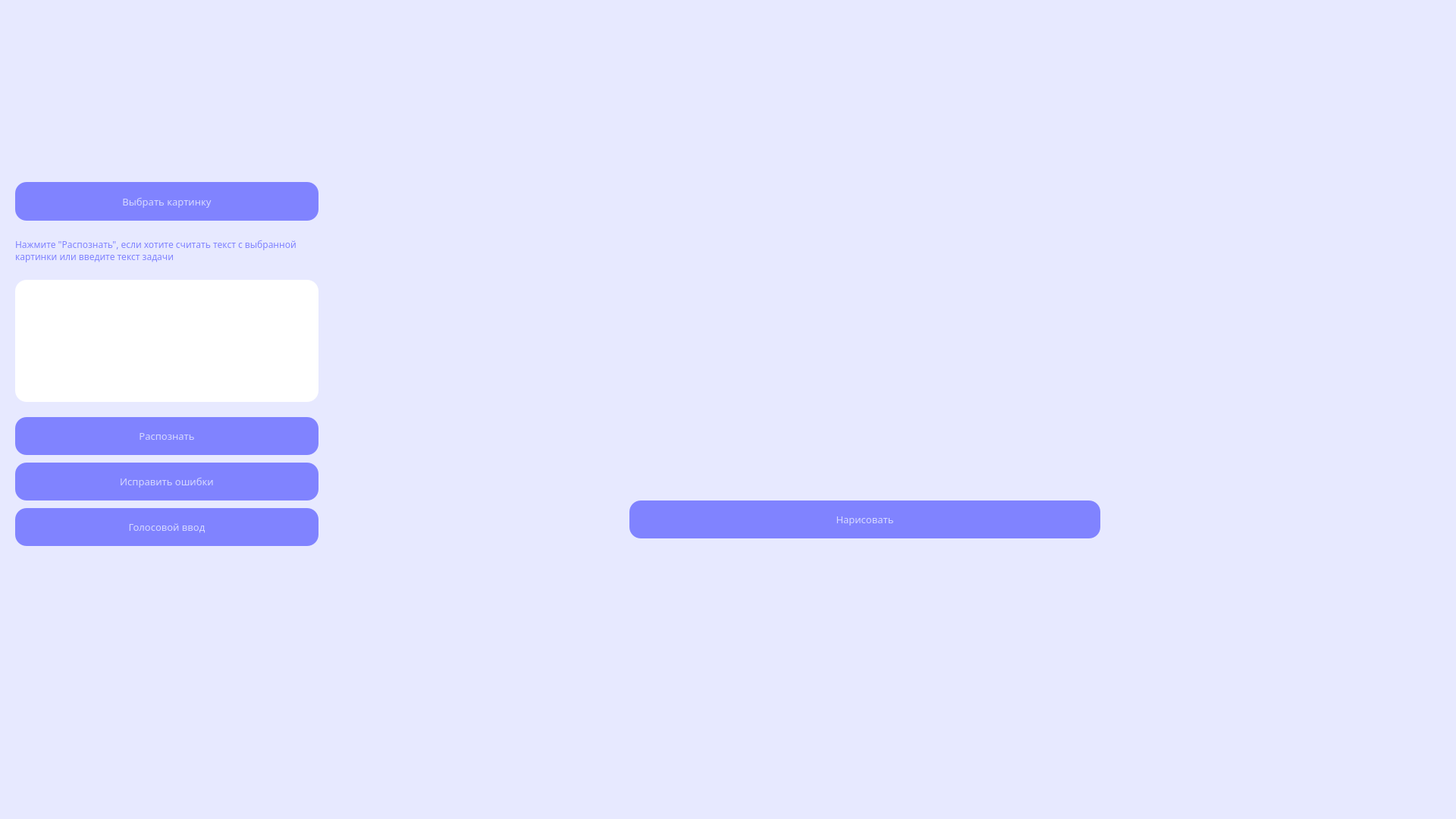
<?xml version="1.0" encoding="UTF-8"?>
<ui version="4.0">
 <class>MainWindow</class>
 <widget class="QMainWindow" name="MainWindow">
  <property name="geometry">
   <rect>
    <x>0</x>
    <y>0</y>
    <width>1920</width>
    <height>1080</height>
   </rect>
  </property>
  <property name="sizePolicy">
   <sizepolicy hsizetype="Maximum" vsizetype="Preferred">
    <horstretch>0</horstretch>
    <verstretch>0</verstretch>
   </sizepolicy>
  </property>
  <property name="palette">
   <palette>
    <active>
     <colorrole role="WindowText">
      <brush brushstyle="SolidPattern">
       <color alpha="255">
        <red>214</red>
        <green>217</green>
        <blue>255</blue>
       </color>
      </brush>
     </colorrole>
     <colorrole role="Button">
      <brush brushstyle="SolidPattern">
       <color alpha="255">
        <red>170</red>
        <green>170</green>
        <blue>255</blue>
       </color>
      </brush>
     </colorrole>
     <colorrole role="Midlight">
      <brush brushstyle="SolidPattern">
       <color alpha="255">
        <red>255</red>
        <green>255</green>
        <blue>0</blue>
       </color>
      </brush>
     </colorrole>
     <colorrole role="Text">
      <brush brushstyle="SolidPattern">
       <color alpha="255">
        <red>214</red>
        <green>217</green>
        <blue>255</blue>
       </color>
      </brush>
     </colorrole>
     <colorrole role="ButtonText">
      <brush brushstyle="SolidPattern">
       <color alpha="255">
        <red>214</red>
        <green>217</green>
        <blue>255</blue>
       </color>
      </brush>
     </colorrole>
     <colorrole role="Base">
      <brush brushstyle="SolidPattern">
       <color alpha="255">
        <red>255</red>
        <green>255</green>
        <blue>255</blue>
       </color>
      </brush>
     </colorrole>
     <colorrole role="Window">
      <brush brushstyle="SolidPattern">
       <color alpha="255">
        <red>221</red>
        <green>224</green>
        <blue>240</blue>
       </color>
      </brush>
     </colorrole>
     <colorrole role="Shadow">
      <brush brushstyle="SolidPattern">
       <color alpha="255">
        <red>34</red>
        <green>0</green>
        <blue>102</blue>
       </color>
      </brush>
     </colorrole>
    </active>
    <inactive>
     <colorrole role="WindowText">
      <brush brushstyle="SolidPattern">
       <color alpha="255">
        <red>214</red>
        <green>217</green>
        <blue>255</blue>
       </color>
      </brush>
     </colorrole>
     <colorrole role="Button">
      <brush brushstyle="SolidPattern">
       <color alpha="255">
        <red>170</red>
        <green>170</green>
        <blue>255</blue>
       </color>
      </brush>
     </colorrole>
     <colorrole role="Midlight">
      <brush brushstyle="SolidPattern">
       <color alpha="255">
        <red>255</red>
        <green>255</green>
        <blue>0</blue>
       </color>
      </brush>
     </colorrole>
     <colorrole role="Text">
      <brush brushstyle="SolidPattern">
       <color alpha="255">
        <red>214</red>
        <green>217</green>
        <blue>255</blue>
       </color>
      </brush>
     </colorrole>
     <colorrole role="ButtonText">
      <brush brushstyle="SolidPattern">
       <color alpha="255">
        <red>214</red>
        <green>217</green>
        <blue>255</blue>
       </color>
      </brush>
     </colorrole>
     <colorrole role="Base">
      <brush brushstyle="SolidPattern">
       <color alpha="255">
        <red>255</red>
        <green>255</green>
        <blue>255</blue>
       </color>
      </brush>
     </colorrole>
     <colorrole role="Window">
      <brush brushstyle="SolidPattern">
       <color alpha="255">
        <red>221</red>
        <green>224</green>
        <blue>240</blue>
       </color>
      </brush>
     </colorrole>
     <colorrole role="Shadow">
      <brush brushstyle="SolidPattern">
       <color alpha="255">
        <red>34</red>
        <green>0</green>
        <blue>102</blue>
       </color>
      </brush>
     </colorrole>
    </inactive>
    <disabled>
     <colorrole role="WindowText">
      <brush brushstyle="SolidPattern">
       <color alpha="255">
        <red>214</red>
        <green>217</green>
        <blue>255</blue>
       </color>
      </brush>
     </colorrole>
     <colorrole role="Button">
      <brush brushstyle="SolidPattern">
       <color alpha="255">
        <red>170</red>
        <green>170</green>
        <blue>255</blue>
       </color>
      </brush>
     </colorrole>
     <colorrole role="Midlight">
      <brush brushstyle="SolidPattern">
       <color alpha="255">
        <red>255</red>
        <green>255</green>
        <blue>0</blue>
       </color>
      </brush>
     </colorrole>
     <colorrole role="Text">
      <brush brushstyle="SolidPattern">
       <color alpha="255">
        <red>214</red>
        <green>217</green>
        <blue>255</blue>
       </color>
      </brush>
     </colorrole>
     <colorrole role="ButtonText">
      <brush brushstyle="SolidPattern">
       <color alpha="255">
        <red>214</red>
        <green>217</green>
        <blue>255</blue>
       </color>
      </brush>
     </colorrole>
     <colorrole role="Base">
      <brush brushstyle="SolidPattern">
       <color alpha="255">
        <red>221</red>
        <green>224</green>
        <blue>240</blue>
       </color>
      </brush>
     </colorrole>
     <colorrole role="Window">
      <brush brushstyle="SolidPattern">
       <color alpha="255">
        <red>221</red>
        <green>224</green>
        <blue>240</blue>
       </color>
      </brush>
     </colorrole>
     <colorrole role="Shadow">
      <brush brushstyle="SolidPattern">
       <color alpha="255">
        <red>0</red>
        <green>0</green>
        <blue>0</blue>
       </color>
      </brush>
     </colorrole>
    </disabled>
   </palette>
  </property>
  <property name="font">
   <font>
    <family>Montserrat</family>
   </font>
  </property>
  <property name="tabletTracking">
   <bool>true</bool>
  </property>
  <property name="contextMenuPolicy">
   <enum>Qt::DefaultContextMenu</enum>
  </property>
  <property name="windowTitle">
   <string>Геометрические фигуры</string>
  </property>
  <property name="styleSheet">
   <string notr="true">color: #D6D9FF;
</string>
  </property>
  <widget class="QWidget" name="centralwidget">
   <property name="styleSheet">
    <string notr="true">background-color: #E7E9FF;</string>
   </property>
   <widget class="QPushButton" name="pushButton">
    <property name="geometry">
     <rect>
      <x>20</x>
      <y>240</y>
      <width>400</width>
      <height>51</height>
     </rect>
    </property>
    <property name="font">
     <font>
      <family>Montserrat</family>
      <pointsize>10</pointsize>
     </font>
    </property>
    <property name="styleSheet">
     <string notr="true">QPushButton {
    background-color: #8083FF;
	border-radius: 15px;
}

QPushButton:hover {
	color: #8083FF;
    background-color:  #E7E9FF; /* Цвет фона при наведении */
	border: 1px solid #8083FF; /* Граница кнопки */
    border-radius: 15px; /* Закругленные углы */
}</string>
    </property>
    <property name="text">
     <string>Выбрать картинку</string>
    </property>
   </widget>
   <widget class="QTextEdit" name="textEdit">
    <property name="geometry">
     <rect>
      <x>20</x>
      <y>369</y>
      <width>400</width>
      <height>161</height>
     </rect>
    </property>
    <property name="styleSheet">
     <string notr="true">color: #8083FF;
background-color: white;
border-radius: 15px;
padding: 10px;
</string>
    </property>
    <property name="html">
     <string>&lt;!DOCTYPE HTML PUBLIC &quot;-//W3C//DTD HTML 4.0//EN&quot; &quot;http://www.w3.org/TR/REC-html40/strict.dtd&quot;&gt;
&lt;html&gt;&lt;head&gt;&lt;meta name=&quot;qrichtext&quot; content=&quot;1&quot; /&gt;&lt;style type=&quot;text/css&quot;&gt;
p, li { white-space: pre-wrap; }
&lt;/style&gt;&lt;/head&gt;&lt;body style=&quot; font-family:'MS Shell Dlg 2'; font-size:7.8pt; font-weight:400; font-style:normal;&quot;&gt;
&lt;p style=&quot;-qt-paragraph-type:empty; margin-top:0px; margin-bottom:0px; margin-left:0px; margin-right:0px; -qt-block-indent:0; text-indent:0px; font-family:'Montserrat';&quot;&gt;&lt;br /&gt;&lt;/p&gt;&lt;/body&gt;&lt;/html&gt;</string>
    </property>
   </widget>
   <widget class="QLabel" name="label">
    <property name="geometry">
     <rect>
      <x>20</x>
      <y>30</y>
      <width>400</width>
      <height>200</height>
     </rect>
    </property>
    <property name="text">
     <string/>
    </property>
   </widget>
   <widget class="QLabel" name="label_2">
    <property name="geometry">
     <rect>
      <x>20</x>
      <y>300</y>
      <width>411</width>
      <height>61</height>
     </rect>
    </property>
    <property name="sizePolicy">
     <sizepolicy hsizetype="Expanding" vsizetype="Preferred">
      <horstretch>0</horstretch>
      <verstretch>0</verstretch>
     </sizepolicy>
    </property>
    <property name="font">
     <font>
      <family>Montserrat</family>
      <pointsize>9</pointsize>
     </font>
    </property>
    <property name="layoutDirection">
     <enum>Qt::LeftToRight</enum>
    </property>
    <property name="autoFillBackground">
     <bool>false</bool>
    </property>
    <property name="styleSheet">
     <string notr="true">color: #8083FF;
background-color: #E7E9FF;</string>
    </property>
    <property name="text">
     <string>Нажмите &quot;Распознать&quot;, если хотите считать текст с выбранной картинки или введите текст задачи</string>
    </property>
    <property name="textFormat">
     <enum>Qt::PlainText</enum>
    </property>
    <property name="wordWrap">
     <bool>true</bool>
    </property>
   </widget>
   <widget class="QPushButton" name="pushButton_draw">
    <property name="geometry">
     <rect>
      <x>830</x>
      <y>660</y>
      <width>621</width>
      <height>50</height>
     </rect>
    </property>
    <property name="font">
     <font>
      <family>Montserrat</family>
      <pointsize>10</pointsize>
     </font>
    </property>
    <property name="styleSheet">
     <string notr="true">QPushButton {
    background-color: #8083FF;
	border-radius: 15px;
}

QPushButton:hover {
	color: #8083FF;
    background-color:  #E7E9FF; /* Цвет фона при наведении */
	border: 1px solid #8083FF; /* Граница кнопки */
    border-radius: 15px; /* Закругленные углы */
}</string>
    </property>
    <property name="text">
     <string>Нарисовать</string>
    </property>
   </widget>
   <widget class="QLabel" name="label_figure">
    <property name="geometry">
     <rect>
      <x>840</x>
      <y>30</y>
      <width>600</width>
      <height>600</height>
     </rect>
    </property>
    <property name="palette">
     <palette>
      <active>
       <colorrole role="WindowText">
        <brush brushstyle="SolidPattern">
         <color alpha="255">
          <red>214</red>
          <green>217</green>
          <blue>255</blue>
         </color>
        </brush>
       </colorrole>
       <colorrole role="Button">
        <brush brushstyle="SolidPattern">
         <color alpha="255">
          <red>231</red>
          <green>233</green>
          <blue>255</blue>
         </color>
        </brush>
       </colorrole>
       <colorrole role="Dark">
        <brush brushstyle="SolidPattern">
         <color alpha="255">
          <red>85</red>
          <green>0</green>
          <blue>255</blue>
         </color>
        </brush>
       </colorrole>
       <colorrole role="Mid">
        <brush brushstyle="SolidPattern">
         <color alpha="255">
          <red>85</red>
          <green>0</green>
          <blue>255</blue>
         </color>
        </brush>
       </colorrole>
       <colorrole role="Text">
        <brush brushstyle="SolidPattern">
         <color alpha="255">
          <red>214</red>
          <green>217</green>
          <blue>255</blue>
         </color>
        </brush>
       </colorrole>
       <colorrole role="ButtonText">
        <brush brushstyle="SolidPattern">
         <color alpha="255">
          <red>214</red>
          <green>217</green>
          <blue>255</blue>
         </color>
        </brush>
       </colorrole>
       <colorrole role="Base">
        <brush brushstyle="SolidPattern">
         <color alpha="255">
          <red>231</red>
          <green>233</green>
          <blue>255</blue>
         </color>
        </brush>
       </colorrole>
       <colorrole role="Window">
        <brush brushstyle="SolidPattern">
         <color alpha="255">
          <red>231</red>
          <green>233</green>
          <blue>255</blue>
         </color>
        </brush>
       </colorrole>
       <colorrole role="AlternateBase">
        <brush brushstyle="SolidPattern">
         <color alpha="255">
          <red>255</red>
          <green>255</green>
          <blue>255</blue>
         </color>
        </brush>
       </colorrole>
      </active>
      <inactive>
       <colorrole role="WindowText">
        <brush brushstyle="SolidPattern">
         <color alpha="255">
          <red>214</red>
          <green>217</green>
          <blue>255</blue>
         </color>
        </brush>
       </colorrole>
       <colorrole role="Button">
        <brush brushstyle="SolidPattern">
         <color alpha="255">
          <red>231</red>
          <green>233</green>
          <blue>255</blue>
         </color>
        </brush>
       </colorrole>
       <colorrole role="Dark">
        <brush brushstyle="SolidPattern">
         <color alpha="255">
          <red>160</red>
          <green>160</green>
          <blue>160</blue>
         </color>
        </brush>
       </colorrole>
       <colorrole role="Mid">
        <brush brushstyle="SolidPattern">
         <color alpha="255">
          <red>160</red>
          <green>160</green>
          <blue>160</blue>
         </color>
        </brush>
       </colorrole>
       <colorrole role="Text">
        <brush brushstyle="SolidPattern">
         <color alpha="255">
          <red>214</red>
          <green>217</green>
          <blue>255</blue>
         </color>
        </brush>
       </colorrole>
       <colorrole role="ButtonText">
        <brush brushstyle="SolidPattern">
         <color alpha="255">
          <red>214</red>
          <green>217</green>
          <blue>255</blue>
         </color>
        </brush>
       </colorrole>
       <colorrole role="Base">
        <brush brushstyle="SolidPattern">
         <color alpha="255">
          <red>231</red>
          <green>233</green>
          <blue>255</blue>
         </color>
        </brush>
       </colorrole>
       <colorrole role="Window">
        <brush brushstyle="SolidPattern">
         <color alpha="255">
          <red>231</red>
          <green>233</green>
          <blue>255</blue>
         </color>
        </brush>
       </colorrole>
       <colorrole role="AlternateBase">
        <brush brushstyle="SolidPattern">
         <color alpha="255">
          <red>245</red>
          <green>245</green>
          <blue>245</blue>
         </color>
        </brush>
       </colorrole>
      </inactive>
      <disabled>
       <colorrole role="WindowText">
        <brush brushstyle="SolidPattern">
         <color alpha="255">
          <red>214</red>
          <green>217</green>
          <blue>255</blue>
         </color>
        </brush>
       </colorrole>
       <colorrole role="Button">
        <brush brushstyle="SolidPattern">
         <color alpha="255">
          <red>231</red>
          <green>233</green>
          <blue>255</blue>
         </color>
        </brush>
       </colorrole>
       <colorrole role="Dark">
        <brush brushstyle="SolidPattern">
         <color alpha="255">
          <red>160</red>
          <green>160</green>
          <blue>160</blue>
         </color>
        </brush>
       </colorrole>
       <colorrole role="Mid">
        <brush brushstyle="SolidPattern">
         <color alpha="255">
          <red>160</red>
          <green>160</green>
          <blue>160</blue>
         </color>
        </brush>
       </colorrole>
       <colorrole role="Text">
        <brush brushstyle="SolidPattern">
         <color alpha="255">
          <red>214</red>
          <green>217</green>
          <blue>255</blue>
         </color>
        </brush>
       </colorrole>
       <colorrole role="ButtonText">
        <brush brushstyle="SolidPattern">
         <color alpha="255">
          <red>214</red>
          <green>217</green>
          <blue>255</blue>
         </color>
        </brush>
       </colorrole>
       <colorrole role="Base">
        <brush brushstyle="SolidPattern">
         <color alpha="255">
          <red>231</red>
          <green>233</green>
          <blue>255</blue>
         </color>
        </brush>
       </colorrole>
       <colorrole role="Window">
        <brush brushstyle="SolidPattern">
         <color alpha="255">
          <red>231</red>
          <green>233</green>
          <blue>255</blue>
         </color>
        </brush>
       </colorrole>
       <colorrole role="AlternateBase">
        <brush brushstyle="SolidPattern">
         <color alpha="255">
          <red>245</red>
          <green>245</green>
          <blue>245</blue>
         </color>
        </brush>
       </colorrole>
      </disabled>
     </palette>
    </property>
    <property name="text">
     <string/>
    </property>
   </widget>
   <widget class="QPushButton" name="pushButton_recognize">
    <property name="geometry">
     <rect>
      <x>20</x>
      <y>550</y>
      <width>400</width>
      <height>50</height>
     </rect>
    </property>
    <property name="font">
     <font>
      <family>Montserrat</family>
      <pointsize>10</pointsize>
     </font>
    </property>
    <property name="styleSheet">
     <string notr="true">QPushButton {
    background-color: #8083FF;
	border-radius: 15px;
}

QPushButton:hover {
	color: #8083FF;
    background-color:  #E7E9FF; /* Цвет фона при наведении */
	border: 1px solid #8083FF; /* Граница кнопки */
    border-radius: 15px; /* Закругленные углы */
}</string>
    </property>
    <property name="text">
     <string>Распознать</string>
    </property>
   </widget>
   <widget class="QPushButton" name="pushButton_correct">
    <property name="geometry">
     <rect>
      <x>20</x>
      <y>610</y>
      <width>400</width>
      <height>50</height>
     </rect>
    </property>
    <property name="palette">
     <palette>
      <active>
       <colorrole role="WindowText">
        <brush brushstyle="SolidPattern">
         <color alpha="255">
          <red>214</red>
          <green>217</green>
          <blue>255</blue>
         </color>
        </brush>
       </colorrole>
       <colorrole role="Button">
        <brush brushstyle="SolidPattern">
         <color alpha="255">
          <red>128</red>
          <green>131</green>
          <blue>255</blue>
         </color>
        </brush>
       </colorrole>
       <colorrole role="Text">
        <brush brushstyle="SolidPattern">
         <color alpha="255">
          <red>214</red>
          <green>217</green>
          <blue>255</blue>
         </color>
        </brush>
       </colorrole>
       <colorrole role="ButtonText">
        <brush brushstyle="SolidPattern">
         <color alpha="255">
          <red>214</red>
          <green>217</green>
          <blue>255</blue>
         </color>
        </brush>
       </colorrole>
       <colorrole role="Base">
        <brush brushstyle="SolidPattern">
         <color alpha="255">
          <red>128</red>
          <green>131</green>
          <blue>255</blue>
         </color>
        </brush>
       </colorrole>
       <colorrole role="Window">
        <brush brushstyle="SolidPattern">
         <color alpha="255">
          <red>128</red>
          <green>131</green>
          <blue>255</blue>
         </color>
        </brush>
       </colorrole>
       <colorrole role="Shadow">
        <brush brushstyle="SolidPattern">
         <color alpha="255">
          <red>34</red>
          <green>0</green>
          <blue>102</blue>
         </color>
        </brush>
       </colorrole>
      </active>
      <inactive>
       <colorrole role="WindowText">
        <brush brushstyle="SolidPattern">
         <color alpha="255">
          <red>214</red>
          <green>217</green>
          <blue>255</blue>
         </color>
        </brush>
       </colorrole>
       <colorrole role="Button">
        <brush brushstyle="SolidPattern">
         <color alpha="255">
          <red>128</red>
          <green>131</green>
          <blue>255</blue>
         </color>
        </brush>
       </colorrole>
       <colorrole role="Text">
        <brush brushstyle="SolidPattern">
         <color alpha="255">
          <red>214</red>
          <green>217</green>
          <blue>255</blue>
         </color>
        </brush>
       </colorrole>
       <colorrole role="ButtonText">
        <brush brushstyle="SolidPattern">
         <color alpha="255">
          <red>214</red>
          <green>217</green>
          <blue>255</blue>
         </color>
        </brush>
       </colorrole>
       <colorrole role="Base">
        <brush brushstyle="SolidPattern">
         <color alpha="255">
          <red>128</red>
          <green>131</green>
          <blue>255</blue>
         </color>
        </brush>
       </colorrole>
       <colorrole role="Window">
        <brush brushstyle="SolidPattern">
         <color alpha="255">
          <red>128</red>
          <green>131</green>
          <blue>255</blue>
         </color>
        </brush>
       </colorrole>
       <colorrole role="Shadow">
        <brush brushstyle="SolidPattern">
         <color alpha="255">
          <red>105</red>
          <green>105</green>
          <blue>105</blue>
         </color>
        </brush>
       </colorrole>
      </inactive>
      <disabled>
       <colorrole role="WindowText">
        <brush brushstyle="SolidPattern">
         <color alpha="255">
          <red>214</red>
          <green>217</green>
          <blue>255</blue>
         </color>
        </brush>
       </colorrole>
       <colorrole role="Button">
        <brush brushstyle="SolidPattern">
         <color alpha="255">
          <red>128</red>
          <green>131</green>
          <blue>255</blue>
         </color>
        </brush>
       </colorrole>
       <colorrole role="Text">
        <brush brushstyle="SolidPattern">
         <color alpha="255">
          <red>214</red>
          <green>217</green>
          <blue>255</blue>
         </color>
        </brush>
       </colorrole>
       <colorrole role="ButtonText">
        <brush brushstyle="SolidPattern">
         <color alpha="255">
          <red>214</red>
          <green>217</green>
          <blue>255</blue>
         </color>
        </brush>
       </colorrole>
       <colorrole role="Base">
        <brush brushstyle="SolidPattern">
         <color alpha="255">
          <red>128</red>
          <green>131</green>
          <blue>255</blue>
         </color>
        </brush>
       </colorrole>
       <colorrole role="Window">
        <brush brushstyle="SolidPattern">
         <color alpha="255">
          <red>128</red>
          <green>131</green>
          <blue>255</blue>
         </color>
        </brush>
       </colorrole>
       <colorrole role="Shadow">
        <brush brushstyle="SolidPattern">
         <color alpha="255">
          <red>0</red>
          <green>0</green>
          <blue>0</blue>
         </color>
        </brush>
       </colorrole>
      </disabled>
     </palette>
    </property>
    <property name="font">
     <font>
      <family>Montserrat</family>
      <pointsize>10</pointsize>
     </font>
    </property>
    <property name="styleSheet">
     <string notr="true">QPushButton {
    background-color: #8083FF;
	border-radius: 15px;
}

QPushButton:hover {
	color: #8083FF;
    background-color:  #E7E9FF; /* Цвет фона при наведении */
	border: 1px solid #8083FF; /* Граница кнопки */
    border-radius: 15px; /* Закругленные углы */
}</string>
    </property>
    <property name="text">
     <string>Исправить ошибки</string>
    </property>
   </widget>
   <widget class="QPushButton" name="pushButton_voice">
    <property name="geometry">
     <rect>
      <x>20</x>
      <y>670</y>
      <width>400</width>
      <height>50</height>
     </rect>
    </property>
    <property name="font">
     <font>
      <family>Montserrat</family>
      <pointsize>10</pointsize>
     </font>
    </property>
    <property name="styleSheet">
     <string notr="true">QPushButton {
    background-color: #8083FF;
	border-radius: 15px;
}

QPushButton:hover {
	color: #8083FF;
    background-color:  #E7E9FF; /* Цвет фона при наведении */
	border: 1px solid #8083FF; /* Граница кнопки */
    border-radius: 15px; /* Закругленные углы */
}</string>
    </property>
    <property name="text">
     <string>Голосовой ввод</string>
    </property>
   </widget>
  </widget>
 </widget>
 <resources/>
 <connections/>
</ui>
